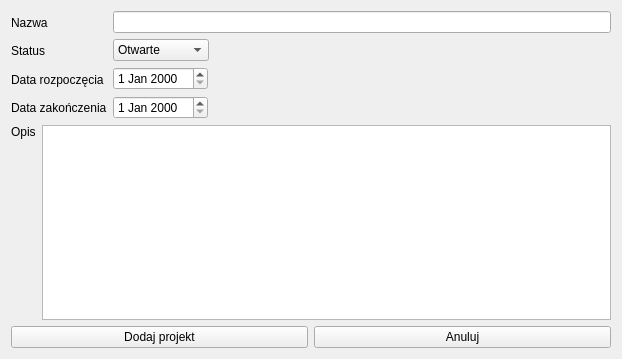
<?xml version="1.0" encoding="UTF-8"?>
<ui version="4.0">
 <class>Projekty_zadania_okno</class>
 <widget class="QWidget" name="Projekty_zadania_okno">
  <property name="geometry">
   <rect>
    <x>0</x>
    <y>0</y>
    <width>622</width>
    <height>359</height>
   </rect>
  </property>
  <property name="windowTitle">
   <string>Projekty_zadania_okno</string>
  </property>
  <layout class="QGridLayout" name="gridLayout">
   <item row="0" column="0" colspan="2">
    <layout class="QHBoxLayout" name="horizontalLayout_4">
     <item>
      <layout class="QVBoxLayout" name="verticalLayout_2">
       <item>
        <widget class="QLabel" name="label_3">
         <property name="text">
          <string>Nazwa</string>
         </property>
        </widget>
       </item>
       <item>
        <widget class="QLabel" name="label_7">
         <property name="text">
          <string>Status</string>
         </property>
        </widget>
       </item>
       <item>
        <widget class="QLabel" name="label_5">
         <property name="text">
          <string>Data rozpoczęcia</string>
         </property>
        </widget>
       </item>
       <item>
        <widget class="QLabel" name="label_6">
         <property name="text">
          <string>Data zakończenia</string>
         </property>
        </widget>
       </item>
      </layout>
     </item>
     <item>
      <layout class="QVBoxLayout" name="verticalLayout">
       <item>
        <widget class="QLineEdit" name="lineEdit_nazwa"/>
       </item>
       <item>
        <layout class="QHBoxLayout" name="horizontalLayout_3">
         <item>
          <widget class="QComboBox" name="comboBox_status">
           <item>
            <property name="text">
             <string>Otwarte</string>
            </property>
           </item>
           <item>
            <property name="text">
             <string>Zawieszone</string>
            </property>
           </item>
           <item>
            <property name="text">
             <string>Zamknięte</string>
            </property>
           </item>
          </widget>
         </item>
         <item>
          <spacer name="horizontalSpacer">
           <property name="orientation">
            <enum>Qt::Horizontal</enum>
           </property>
           <property name="sizeHint" stdset="0">
            <size>
             <width>358</width>
             <height>20</height>
            </size>
           </property>
          </spacer>
         </item>
        </layout>
       </item>
       <item>
        <layout class="QHBoxLayout" name="horizontalLayout_2">
         <item>
          <widget class="QDateEdit" name="dateEdit_start">
           <property name="maximumDate">
            <date>
             <year>9999</year>
             <month>12</month>
             <day>31</day>
            </date>
           </property>
          </widget>
         </item>
         <item>
          <spacer name="horizontalSpacer_2">
           <property name="orientation">
            <enum>Qt::Horizontal</enum>
           </property>
           <property name="sizeHint" stdset="0">
            <size>
             <width>358</width>
             <height>20</height>
            </size>
           </property>
          </spacer>
         </item>
        </layout>
       </item>
       <item>
        <layout class="QHBoxLayout" name="horizontalLayout">
         <item>
          <widget class="QDateEdit" name="dateEdit_finish"/>
         </item>
         <item>
          <spacer name="horizontalSpacer_3">
           <property name="orientation">
            <enum>Qt::Horizontal</enum>
           </property>
           <property name="sizeHint" stdset="0">
            <size>
             <width>358</width>
             <height>20</height>
            </size>
           </property>
          </spacer>
         </item>
        </layout>
       </item>
      </layout>
     </item>
    </layout>
   </item>
   <item row="1" column="0" colspan="2">
    <layout class="QHBoxLayout" name="horizontalLayout_5">
     <item>
      <layout class="QVBoxLayout" name="verticalLayout_3">
       <item>
        <widget class="QLabel" name="label_4">
         <property name="text">
          <string>Opis</string>
         </property>
        </widget>
       </item>
       <item>
        <spacer name="verticalSpacer">
         <property name="orientation">
          <enum>Qt::Vertical</enum>
         </property>
         <property name="sizeHint" stdset="0">
          <size>
           <width>20</width>
           <height>148</height>
          </size>
         </property>
        </spacer>
       </item>
      </layout>
     </item>
     <item>
      <widget class="QTextEdit" name="textEdit_opis"/>
     </item>
    </layout>
   </item>
   <item row="2" column="0">
    <widget class="QPushButton" name="pushButton_add">
     <property name="text">
      <string>Dodaj projekt</string>
     </property>
    </widget>
   </item>
   <item row="2" column="1">
    <widget class="QPushButton" name="pushButton_cancel">
     <property name="text">
      <string>Anuluj</string>
     </property>
    </widget>
   </item>
  </layout>
 </widget>
 <layoutdefault spacing="6" margin="11"/>
 <resources/>
 <connections/>
</ui>
